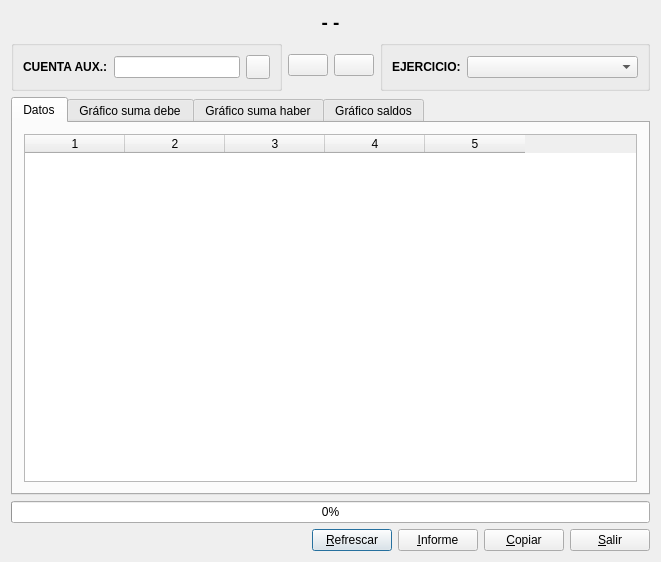
<?xml version="1.0" encoding="UTF-8"?>
<ui version="4.0">
 <author>José Manuel Díez Botella</author>
 <class>acumuladosmes</class>
 <widget class="QDialog" name="acumuladosmes">
  <property name="geometry">
   <rect>
    <x>0</x>
    <y>0</y>
    <width>661</width>
    <height>562</height>
   </rect>
  </property>
  <property name="windowTitle">
   <string>Acumulados de cuenta por mes</string>
  </property>
  <layout class="QVBoxLayout" name="verticalLayout_3">
   <item>
    <widget class="QLabel" name="titulotextLabel">
     <property name="maximumSize">
      <size>
       <width>653</width>
       <height>16777215</height>
      </size>
     </property>
     <property name="font">
      <font>
       <pointsize>14</pointsize>
       <weight>75</weight>
       <bold>true</bold>
      </font>
     </property>
     <property name="text">
      <string>- -</string>
     </property>
     <property name="alignment">
      <set>Qt::AlignCenter</set>
     </property>
     <property name="wordWrap">
      <bool>false</bool>
     </property>
    </widget>
   </item>
   <item>
    <layout class="QHBoxLayout">
     <property name="spacing">
      <number>6</number>
     </property>
     <property name="leftMargin">
      <number>0</number>
     </property>
     <property name="topMargin">
      <number>0</number>
     </property>
     <property name="rightMargin">
      <number>0</number>
     </property>
     <property name="bottomMargin">
      <number>0</number>
     </property>
     <item>
      <widget class="QGroupBox" name="groupBox">
       <property name="title">
        <string/>
       </property>
       <layout class="QVBoxLayout">
        <property name="spacing">
         <number>6</number>
        </property>
        <property name="leftMargin">
         <number>9</number>
        </property>
        <property name="topMargin">
         <number>9</number>
        </property>
        <property name="rightMargin">
         <number>9</number>
        </property>
        <property name="bottomMargin">
         <number>9</number>
        </property>
        <item>
         <layout class="QHBoxLayout">
          <property name="spacing">
           <number>6</number>
          </property>
          <property name="leftMargin">
           <number>0</number>
          </property>
          <property name="topMargin">
           <number>0</number>
          </property>
          <property name="rightMargin">
           <number>0</number>
          </property>
          <property name="bottomMargin">
           <number>0</number>
          </property>
          <item>
           <widget class="QLabel" name="textLabel1">
            <property name="text">
             <string>&lt;html&gt;&lt;head&gt;&lt;meta name=&quot;qrichtext&quot; content=&quot;1&quot; /&gt;&lt;style type=&quot;text/css&quot;&gt;
p, li { white-space: pre-wrap; }
&lt;/style&gt;&lt;/head&gt;&lt;body style=&quot; font-family:'Sans Serif'; font-size:9pt; font-weight:400; font-style:normal;&quot;&gt;
&lt;p style=&quot; margin-top:0px; margin-bottom:0px; margin-left:0px; margin-right:0px; -qt-block-indent:0; text-indent:0px;&quot;&gt;&lt;span style=&quot; font-weight:600;&quot;&gt;CUENTA AUX.:&lt;/span&gt;&lt;/p&gt;&lt;/body&gt;&lt;/html&gt;</string>
            </property>
            <property name="wordWrap">
             <bool>false</bool>
            </property>
           </widget>
          </item>
          <item>
           <widget class="QLineEdit" name="subcuentalineEdit">
            <property name="maxLength">
             <number>40</number>
            </property>
           </widget>
          </item>
          <item>
           <widget class="QPushButton" name="buscapushButton">
            <property name="minimumSize">
             <size>
              <width>24</width>
              <height>24</height>
             </size>
            </property>
            <property name="maximumSize">
             <size>
              <width>24</width>
              <height>24</height>
             </size>
            </property>
            <property name="text">
             <string/>
            </property>
            <property name="icon">
             <iconset resource="keme.qrc">
              <normaloff>:/iconos/graf/viewer.xpm</normaloff>:/iconos/graf/viewer.xpm</iconset>
            </property>
           </widget>
          </item>
         </layout>
        </item>
       </layout>
      </widget>
     </item>
     <item>
      <widget class="QPushButton" name="anteriorpushButton">
       <property name="maximumSize">
        <size>
         <width>50</width>
         <height>16777215</height>
        </size>
       </property>
       <property name="toolTip">
        <string>Subcuenta anterior</string>
       </property>
       <property name="text">
        <string/>
       </property>
       <property name="icon">
        <iconset resource="keme.qrc">
         <normaloff>:/iconos/graf/back.png</normaloff>:/iconos/graf/back.png</iconset>
       </property>
       <property name="iconSize">
        <size>
         <width>46</width>
         <height>46</height>
        </size>
       </property>
      </widget>
     </item>
     <item>
      <widget class="QPushButton" name="posteriorpushButton">
       <property name="maximumSize">
        <size>
         <width>50</width>
         <height>16777215</height>
        </size>
       </property>
       <property name="toolTip">
        <string>Subcuenta posterior</string>
       </property>
       <property name="text">
        <string/>
       </property>
       <property name="icon">
        <iconset resource="keme.qrc">
         <normaloff>:/iconos/graf/forward.png</normaloff>:/iconos/graf/forward.png</iconset>
       </property>
       <property name="iconSize">
        <size>
         <width>46</width>
         <height>46</height>
        </size>
       </property>
      </widget>
     </item>
     <item>
      <widget class="QGroupBox" name="groupBox_3">
       <property name="title">
        <string/>
       </property>
       <layout class="QVBoxLayout">
        <property name="spacing">
         <number>6</number>
        </property>
        <property name="leftMargin">
         <number>9</number>
        </property>
        <property name="topMargin">
         <number>9</number>
        </property>
        <property name="rightMargin">
         <number>9</number>
        </property>
        <property name="bottomMargin">
         <number>9</number>
        </property>
        <item>
         <layout class="QHBoxLayout">
          <property name="spacing">
           <number>6</number>
          </property>
          <property name="leftMargin">
           <number>0</number>
          </property>
          <property name="topMargin">
           <number>0</number>
          </property>
          <property name="rightMargin">
           <number>0</number>
          </property>
          <property name="bottomMargin">
           <number>0</number>
          </property>
          <item>
           <widget class="QLabel" name="textLabel1_2">
            <property name="text">
             <string>&lt;b&gt;EJERCICIO:&lt;/b&gt;</string>
            </property>
            <property name="wordWrap">
             <bool>false</bool>
            </property>
           </widget>
          </item>
          <item>
           <widget class="QComboBox" name="ejerciciocomboBox">
            <property name="sizePolicy">
             <sizepolicy hsizetype="Expanding" vsizetype="Fixed">
              <horstretch>0</horstretch>
              <verstretch>0</verstretch>
             </sizepolicy>
            </property>
           </widget>
          </item>
         </layout>
        </item>
       </layout>
      </widget>
     </item>
    </layout>
   </item>
   <item>
    <widget class="QTabWidget" name="tabWidget">
     <property name="currentIndex">
      <number>0</number>
     </property>
     <widget class="QWidget" name="tab">
      <attribute name="title">
       <string>Datos</string>
      </attribute>
      <layout class="QVBoxLayout" name="verticalLayout_2">
       <item>
        <widget class="QTableWidget" name="tabla">
         <property name="columnCount">
          <number>5</number>
         </property>
         <column/>
         <column/>
         <column/>
         <column/>
         <column/>
        </widget>
       </item>
      </layout>
     </widget>
     <widget class="QWidget" name="tab_4">
      <attribute name="title">
       <string>Gráfico suma debe</string>
      </attribute>
      <layout class="QVBoxLayout" name="verticalLayout_4">
       <item>
        <widget class="QLabel" name="sumadebegraflabel">
         <property name="maximumSize">
          <size>
           <width>635</width>
           <height>365</height>
          </size>
         </property>
         <property name="frameShape">
          <enum>QFrame::Box</enum>
         </property>
         <property name="text">
          <string/>
         </property>
         <property name="scaledContents">
          <bool>true</bool>
         </property>
        </widget>
       </item>
      </layout>
     </widget>
     <widget class="QWidget" name="tab_3">
      <attribute name="title">
       <string>Gráfico suma haber</string>
      </attribute>
      <layout class="QVBoxLayout" name="verticalLayout_5">
       <item>
        <widget class="QLabel" name="sumahabergraflabel">
         <property name="maximumSize">
          <size>
           <width>635</width>
           <height>365</height>
          </size>
         </property>
         <property name="frameShape">
          <enum>QFrame::Box</enum>
         </property>
         <property name="text">
          <string/>
         </property>
         <property name="scaledContents">
          <bool>true</bool>
         </property>
        </widget>
       </item>
      </layout>
     </widget>
     <widget class="QWidget" name="tab_2">
      <attribute name="title">
       <string>Gráfico saldos</string>
      </attribute>
      <layout class="QVBoxLayout" name="verticalLayout">
       <item>
        <widget class="QLabel" name="saldosgraflabel">
         <property name="maximumSize">
          <size>
           <width>635</width>
           <height>365</height>
          </size>
         </property>
         <property name="frameShape">
          <enum>QFrame::Box</enum>
         </property>
         <property name="text">
          <string/>
         </property>
         <property name="scaledContents">
          <bool>true</bool>
         </property>
        </widget>
       </item>
      </layout>
     </widget>
    </widget>
   </item>
   <item>
    <widget class="QProgressBar" name="progressBar">
     <property name="value">
      <number>0</number>
     </property>
     <property name="orientation">
      <enum>Qt::Horizontal</enum>
     </property>
    </widget>
   </item>
   <item>
    <layout class="QHBoxLayout">
     <property name="spacing">
      <number>6</number>
     </property>
     <property name="leftMargin">
      <number>0</number>
     </property>
     <property name="topMargin">
      <number>0</number>
     </property>
     <property name="rightMargin">
      <number>0</number>
     </property>
     <property name="bottomMargin">
      <number>0</number>
     </property>
     <item>
      <spacer>
       <property name="orientation">
        <enum>Qt::Horizontal</enum>
       </property>
       <property name="sizeHint" stdset="0">
        <size>
         <width>40</width>
         <height>20</height>
        </size>
       </property>
      </spacer>
     </item>
     <item>
      <widget class="QPushButton" name="refrescarpushButton">
       <property name="text">
        <string>&amp;Refrescar</string>
       </property>
       <property name="icon">
        <iconset resource="keme.qrc">
         <normaloff>:/iconos/graf/refresh.xpm</normaloff>:/iconos/graf/refresh.xpm</iconset>
       </property>
       <property name="shortcut">
        <string>Alt+R</string>
       </property>
       <property name="default">
        <bool>true</bool>
       </property>
      </widget>
     </item>
     <item>
      <widget class="QPushButton" name="informepushButton">
       <property name="text">
        <string>&amp;Informe</string>
       </property>
       <property name="icon">
        <iconset resource="keme.qrc">
         <normaloff>:/iconos/graf/printer.png</normaloff>:/iconos/graf/printer.png</iconset>
       </property>
      </widget>
     </item>
     <item>
      <widget class="QPushButton" name="copiarpushButton">
       <property name="text">
        <string>&amp;Copiar</string>
       </property>
       <property name="icon">
        <iconset resource="keme.qrc">
         <normaloff>:/iconos/graf/copiar.png</normaloff>:/iconos/graf/copiar.png</iconset>
       </property>
       <property name="shortcut">
        <string>Alt+C</string>
       </property>
      </widget>
     </item>
     <item>
      <widget class="QPushButton" name="salirpushButton">
       <property name="text">
        <string>&amp;Salir</string>
       </property>
       <property name="icon">
        <iconset resource="keme.qrc">
         <normaloff>:/iconos/graf/application-exit.png</normaloff>:/iconos/graf/application-exit.png</iconset>
       </property>
       <property name="shortcut">
        <string>Alt+S</string>
       </property>
      </widget>
     </item>
    </layout>
   </item>
  </layout>
 </widget>
 <layoutdefault spacing="6" margin="11"/>
 <tabstops>
  <tabstop>subcuentalineEdit</tabstop>
  <tabstop>buscapushButton</tabstop>
  <tabstop>anteriorpushButton</tabstop>
  <tabstop>posteriorpushButton</tabstop>
  <tabstop>ejerciciocomboBox</tabstop>
  <tabstop>tabWidget</tabstop>
  <tabstop>refrescarpushButton</tabstop>
  <tabstop>informepushButton</tabstop>
  <tabstop>copiarpushButton</tabstop>
  <tabstop>salirpushButton</tabstop>
  <tabstop>tabla</tabstop>
 </tabstops>
 <resources>
  <include location="keme.qrc"/>
 </resources>
 <connections>
  <connection>
   <sender>salirpushButton</sender>
   <signal>clicked()</signal>
   <receiver>acumuladosmes</receiver>
   <slot>accept()</slot>
   <hints>
    <hint type="sourcelabel">
     <x>20</x>
     <y>20</y>
    </hint>
    <hint type="destinationlabel">
     <x>20</x>
     <y>20</y>
    </hint>
   </hints>
  </connection>
 </connections>
</ui>
